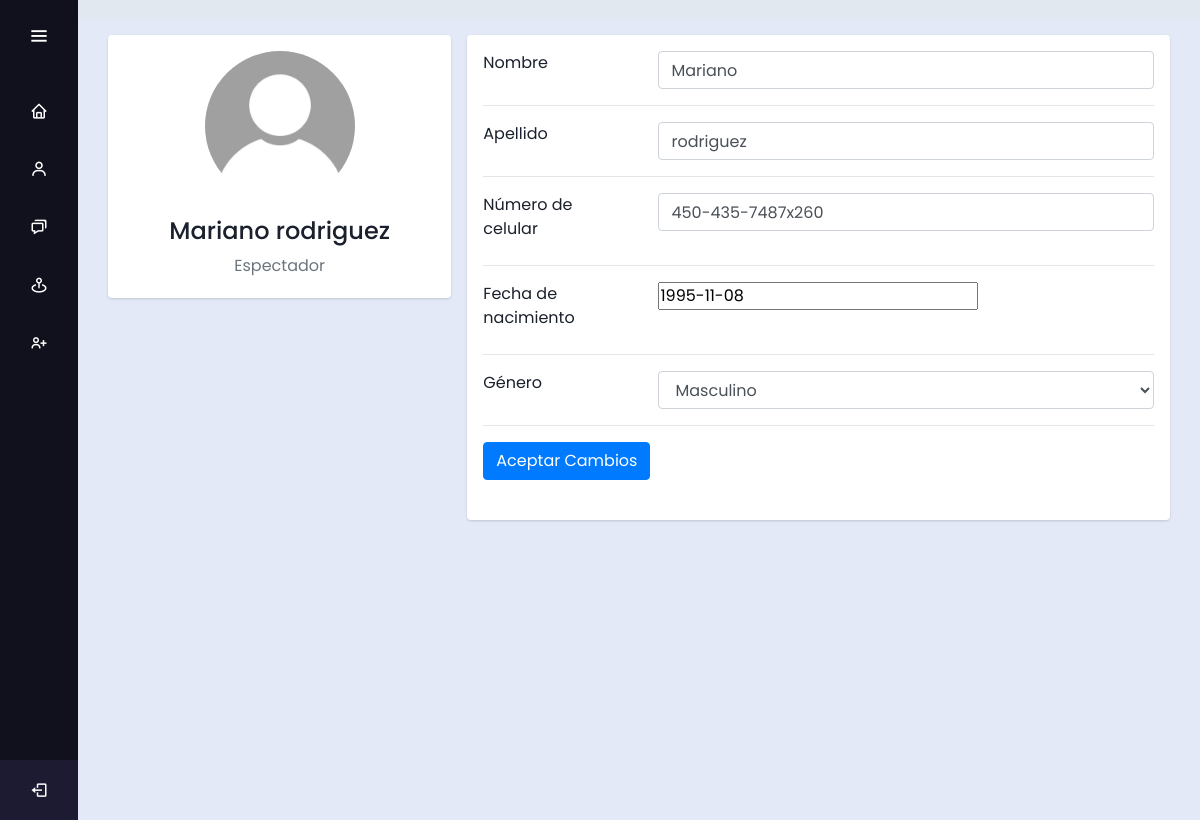
Page /editar/ (signed in) on the committed database.
### users/models.py (models this page shows)
class CustomUser(AbstractUser):
    ROLE = (
        ('i', 'Investigator'),
        ('v', 'Viewer'),
    )
    GENDER_CHOICES = (
        ('H', 'Masculino'),
        ('M', 'Femenino'),
        ('O', 'Otro'),
    )
    role = models.CharField(max_length=1, choices=ROLE, default='v')
    date_of_birth = models.DateField(null=True, blank=False)
    phone_number = models.CharField(max_length=20, blank=True)
    gender = models.CharField(max_length=1, choices=GENDER_CHOICES, blank=False)
    profile_picture = models.ImageField(upload_to='profile_pics/', blank=True,default='profile_pics/default_profile_pic.webp')
    groups = models.ManyToManyField(Group, related_name='custom_users')
    user_permissions = models.ManyToManyField(Permission, related_name='custom_users')

### users/views.py (the view)
# urls.py: path('editar/', edit_user, name='edit_user'),
@login_required
def edit_user(request):
    user = request.user
    if request.method == 'POST':
        form = UserEditForm(request.POST, instance=user)
        if form.is_valid():
            form.save()
            messages.success(request, 'Perfil actualizado exitosamente')
            return redirect('profile')
        else:
            messages.error(request, 'Error al actualizar el perfil')
            return redirect('profile')
    else:
        form = UserEditForm(instance=user)
    return render(request, 'edit_profile.html', {'form': form})

### users/templates/edit_profile.html (shortened to what this page needs)
{% extends 'base.html' %}
{% load static %}
{% block content %}
<link rel="stylesheet" href="https://cdn.jsdelivr.net/npm/bootstrap@4.3.1/dist/css/bootstrap.min.css"
>
<div class="container">
    <div class="main-body">
        <div class="row gutters-sm">
            <div class="col-md-4 mb-3">
                <div class="card">
                    <div class="card-body">
                        <div class="d-flex flex-column align-items-center text-center">
                            <img src="{{ request.user.profile_picture.url }}" alt="Admin" class="rounded-circle"
                                width="150">
                            <div class="mt-3">
                                <h4>{{request.user.first_name}} {{request.user.last_name}}</h4>
                                <p class="text-secondary mb-1">
                                    {% if request.user.role == "v" %}
                                    Espectador
                                    {% else %}
                                    Investigador
                                    {% endif %}
                                </p>
                            </div>
                        </div>
                    </div>
                </div>
            </div>
            <div class="col-md-8">
                <div class="card mb-3">
                    <div class="card-body">
                        <form method="POST" enctype="multipart/form-data">
                            <div class="row">
                                <div class="col-sm-3">
                                    <label for="{{ form.first_name.id_for_label }}" class="form-label">Nombre</label>
                                </div>
                                <div class="col-sm-9 text-secondary">
                                    {{ form.first_name }}
                                </div>
                            </div>
                            <hr>
                            <div class="row">
                                <div class="col-sm-3">
                                    <label for="{{ form.last_name.id_for_label }}" class="form-label">Apellido</label>
                                </div>
                                <div class="col-sm-9 text-secondary">
                                    {{ form.last_name }}
                                </div>
                            </div>
                            <hr>
                            <div class="row">
                                <div class="col-sm-3">
                                    <label for="{{ form.phone_number.id_for_label }}" class="form-label">Número de celular</label>
                                </div>
                                <div class="col-sm-9 text-secondary">
                                    {{ form.phone_number }}
                                </div>
                            </div>
                            <hr>
                            <div class="row">
                                <div class="col-sm-3">
                                    <label for="{{ form.date_of_birth.id_for_label }}" class="form-label">Fecha de nacimiento</label>
                                </div>
                                <div class="col-sm-9 text-secondary">
                                    {{ form.date_of_birth }}
                                </div>
                            </div>
                            <hr>
                            <div class="row">
                                <div class="col-sm-3">
                                    <label for="{{ form.gender.id_for_label }}" class="form-label">Género</label>
                                </div>
                                <div class="col-sm-9 text-secondary">
                                    {{ form.gender }}
                                </div>
                            </div>
                            <hr>
                            <div class="row">
                                <div class="col-sm-12">
                                    <button type="submit" class="btn btn-primary mb-4">
                                        Aceptar Cambios
                                    </button>
                                </div>
                            </div>
                        </form>
                    </div>
                </div>
            </div>
        </div>
    </div>
</div>
{% endblock %}

### deu_HM/static/css/base.css (style rules this page uses)
* { margin: 0; padding: 0; box-sizing: border-box; font-family: "Poppins" , sans-serif; }

### users/templates/edit_profile.html (style rules this page uses)
body { margin-top: 20px; color: #1a202c; text-align: left; background-color: #e2e8f0; }
.main-body { padding: 15px; }
.card { box-shadow: 0 1px 3px 0 rgba(0, 0, 0, .1), 0 1px 2px 0 rgba(0, 0, 0, .06); }
.card { position: relative; display: flex; flex-direction: column; min-width: 0; word-wrap: break-word; background-color: #fff; background-clip: border-box; border: 0 solid rgba(0, 0, 0, .125); border-radius: .25rem; }
.card-body { flex: 1 1 auto; min-height: 1px; padding: 1rem; }
.gutters-sm { margin-right: -8px; margin-left: -8px; }
.gutters-sm>.col, .gutters-sm>[class*=col-] { padding-right: 8px; padding-left: 8px; }
.mb-3, .my-3 { margin-bottom: 1rem !important; }

### rows in the picture
CustomUser: user.profile_picture (placeholder picture), user.first_name "Mariano", user.last_name "rodriguez", first_name "Mariano", last_name "rodriguez", phone_number "450-435-7487x260", date_of_birth "1995-11-08", gender "Masculino"
